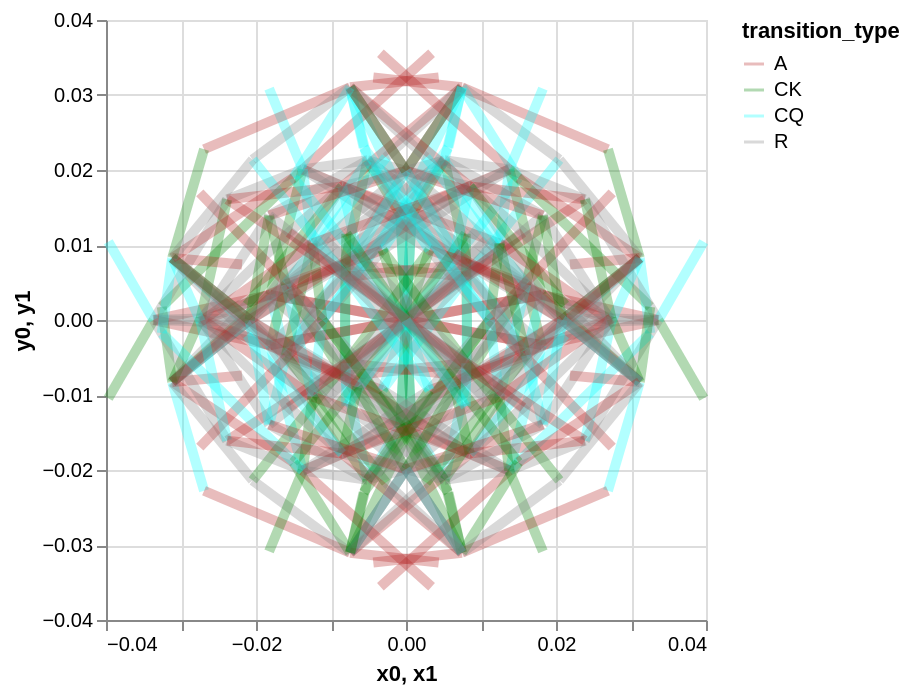

The notebook cell saved with this chart:
### Code cell
_DEPTH = 3

_TRANSITION_COLOURS = {
    "domain": ["A", "CK", "CQ", "R"],
    "range": ["firebrick", "green", "aqua", "grey"],
}

_edges_df = (
    transitions.lazy()
    .filter(pl.col("transition_depth") < _DEPTH)
    .join(
        spectral_embeddings.lazy().select(start_pos="pos", x0="x", y0="y", z0="z"),
        on="start_pos",
    )
    .join(
        spectral_embeddings.lazy().select(end_pos="pos", x1="x", y1="y", z1="z"),
        on="end_pos",
    )
    .collect()
)

(
    alt.Chart(_edges_df)
    .mark_rule(strokeWidth=5, opacity=0.3)
    .encode(
        alt.X("x0"),
        alt.X2("x1"),
        alt.Y("y0"),
        alt.Y2("y1"),
        alt.Color("transition_type:N").scale(**_TRANSITION_COLOURS),  # type: ignore
    )
    .properties(width=300, height=300)
)

### Figure 1 — Vega-Lite specification as saved in the notebook (floating-point values rounded to 4 significant figures; data arrays with more than 128 entries replaced by an {"elided": "..."} marker saying what was removed)
{"config": {"view": {"continuousWidth": 300, "continuousHeight": 300}}, "data": {"name": "data-ea7a0a6478ace10edfce2e6ce8a9f841"}, "mark": {"type": "rule", "opacity": 0.3, "strokeWidth": 5}, "encoding": {"color": {"field": "transition_type", "scale": {"domain": ["A", "CK", "CQ", "R"], "range": ["firebrick", "green", "aqua", "grey"]}, "type": "nominal"}, "x": {"field": "x0", "type": "quantitative"}, "x2": {"field": "x1"}, "y": {"field": "y0", "type": "quantitative"}, "y2": {"field": "y1"}}, "height": 300, "width": 300, "$schema": "https://vega.github.io/schema/vega-lite/v6.4.1.json", "datasets": {"data-ea7a0a6478ace10edfce2e6ce8a9f841": {"elided": "448 records"}}}
